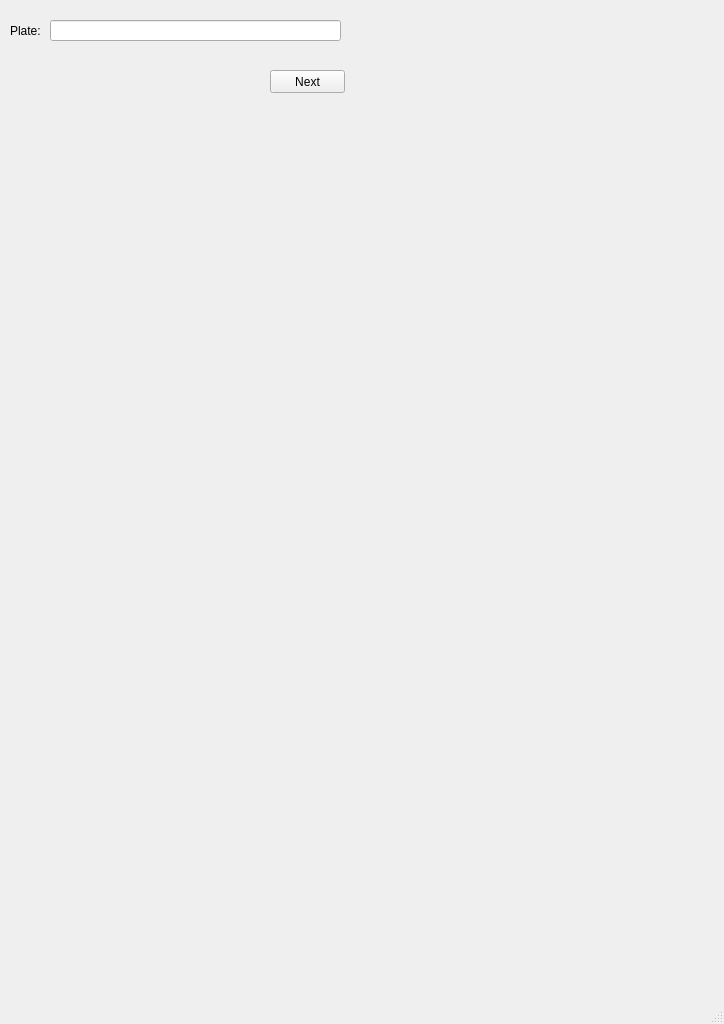
<?xml version="1.0" encoding="UTF-8"?>
<ui version="4.0">
 <class>MainWindow</class>
 <widget class="QMainWindow" name="MainWindow">
  <property name="geometry">
   <rect>
    <x>0</x>
    <y>0</y>
    <width>724</width>
    <height>1024</height>
   </rect>
  </property>
  <property name="windowTitle">
   <string>MainWindow</string>
  </property>
  <widget class="QWidget" name="centralwidget">
   <widget class="QLabel" name="label">
    <property name="geometry">
     <rect>
      <x>10</x>
      <y>20</y>
      <width>61</width>
      <height>21</height>
     </rect>
    </property>
    <property name="text">
     <string>Plate:</string>
    </property>
   </widget>
   <widget class="QPushButton" name="plateNextButton">
    <property name="geometry">
     <rect>
      <x>270</x>
      <y>70</y>
      <width>75</width>
      <height>23</height>
     </rect>
    </property>
    <property name="text">
     <string>Next</string>
    </property>
   </widget>
   <widget class="QLineEdit" name="txt_plate">
    <property name="geometry">
     <rect>
      <x>50</x>
      <y>20</y>
      <width>291</width>
      <height>21</height>
     </rect>
    </property>
   </widget>
   <widget class="QWidget" name="horizontalLayoutWidget">
    <property name="geometry">
     <rect>
      <x>10</x>
      <y>880</y>
      <width>701</width>
      <height>101</height>
     </rect>
    </property>
    <layout class="QHBoxLayout" name="horizontalLayoutKeyBoard">
     <property name="sizeConstraint">
      <enum>QLayout::SetDefaultConstraint</enum>
     </property>
     <property name="topMargin">
      <number>9</number>
     </property>
    </layout>
   </widget>
   <widget class="QWidget" name="verticalLayoutWidget">
    <property name="geometry">
     <rect>
      <x>10</x>
      <y>629</y>
      <width>701</width>
      <height>241</height>
     </rect>
    </property>
    <layout class="QVBoxLayout" name="verticalLayoutCharacter">
     <property name="sizeConstraint">
      <enum>QLayout::SetDefaultConstraint</enum>
     </property>
    </layout>
   </widget>
  </widget>
  <widget class="QMenuBar" name="menubar">
   <property name="geometry">
    <rect>
     <x>0</x>
     <y>0</y>
     <width>724</width>
     <height>21</height>
    </rect>
   </property>
  </widget>
  <widget class="QStatusBar" name="statusbar"/>
 </widget>
 <resources/>
 <connections/>
</ui>
